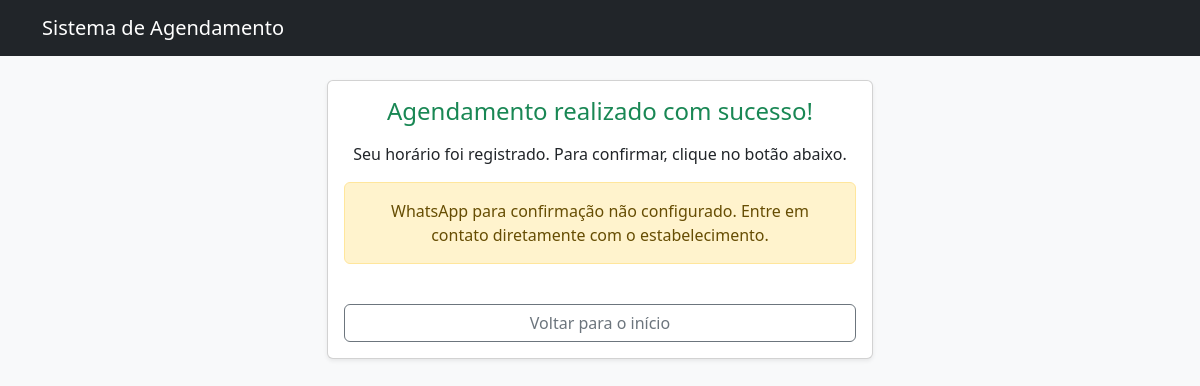
Page /sucesso/ (signed in) on the earlier database version.
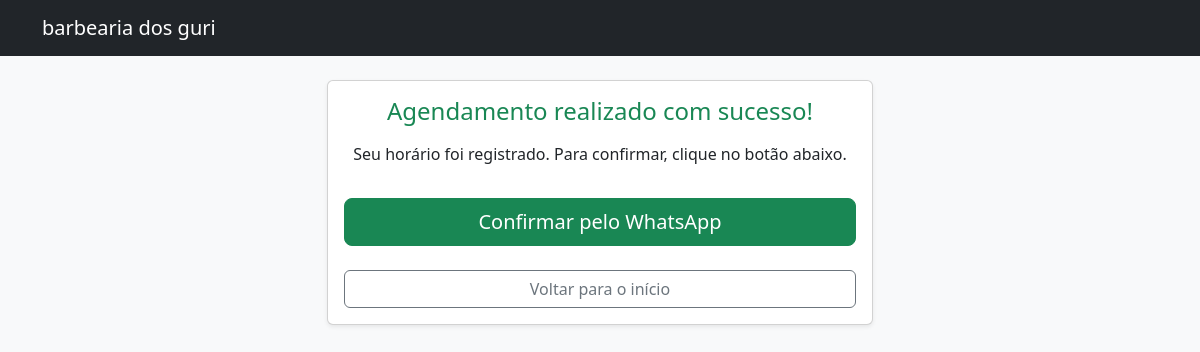
Same page on the later database version.
### scheduling/models.py (models this page shows, shortened)
class Configuracao(models.Model):
    nome_negocio = models.CharField(
        max_length=100,
        default="Sistema de Agendamento"
    )
    whatsapp = models.CharField(
        max_length=20,
        help_text="Formato: 55DDDNUMERO (ex: 5511999999999)"
    )
    mensagem_whatsapp = models.TextField(
        default=(
            "Olá {nome}, gostaria de confirmar meu agendamento:\n"
            "Serviço: {servico}\n"
            "Data: {data}\n"
            "Horário: {hora}"
        ),
        help_text=(
            "Use as variáveis: {nome}, {servico}, {data}, {hora}"
        )
    )

### scheduling/views.py (the view)
# urls.py: path('sucesso/', views.sucesso, name='sucesso'),
def sucesso(request):
    agendamento_id = request.session.get('agendamento_id')
    if not agendamento_id:
        return render(request, 'sucesso.html')
    agendamento = Agendamento.objects.get(id=agendamento_id)
    config = Configuracao.objects.first()
    whatsapp_link = None
    if config and config.whatsapp and config.mensagem_whatsapp:
        mensagem = config.mensagem_whatsapp.format(
            nome=agendamento.nome_cliente,
            servico=agendamento.servico.nome,
            data=agendamento.data.strftime('%d/%m/%Y'),
            hora=agendamento.hora.strftime('%H:%M'),
        )
        whatsapp_link = (
            f"https://wa.me/{config.whatsapp}"
            f"?text={quote(mensagem)}"
        )
    return render(request, 'sucesso.html', {
        'whatsapp_link': whatsapp_link
    })

### scheduling/context_processors.py (called while the page is built)
def configuracao(request):
    return {
        'config': Configuracao.objects.first()
    }

### templates/sucesso.html (shortened to what this page needs)
{% extends 'base.html' %}
{% block content %}
<div class="row justify-content-center">
    <div class="col-md-6">
        <div class="card shadow-sm text-center">
            <div class="card-body">
                <h4 class="text-success mb-3">
                    Agendamento realizado com sucesso!
                </h4>
                <p>
                    Seu horário foi registrado.
                    Para confirmar, clique no botão abaixo.
                </p>
                {% if whatsapp_link %}
                    <a href="{{ whatsapp_link }}"
                       target="_blank"
                       class="btn btn-success btn-lg mt-3 w-100">
                        Confirmar pelo WhatsApp
                    </a>
                {% else %}
                    <div class="alert alert-warning mt-3">
                        WhatsApp para confirmação não configurado.
                        Entre em contato diretamente com o estabelecimento.
                    </div>
                {% endif %}
                <a href="/"
                   class="btn btn-outline-secondary mt-4 w-100">
                    Voltar para o início
                </a>
            </div>
        </div>
    </div>
</div>
{% endblock %}

### templates/base.html (shortened to what this page needs)
<!DOCTYPE html>
<html lang="pt-br">
<head>
    <link
        href="https://cdn.jsdelivr.net/npm/bootstrap@5.3.2/dist/css/bootstrap.min.css"
        rel="stylesheet"
    >
</head>
<body class="bg-light">
<nav class="navbar navbar-dark bg-dark mb-4">
    <div class="container">
        <span class="navbar-brand">
            {{ config.nome_negocio|default:"Sistema de Agendamento" }}
        </span>
    </div>
</nav>
<div class="container mb-5">
    {% block content %}{% endblock %}
</div>
</body>
</html>

Differences in the rows shown:
added Configuracao: nome_negocio "barbearia dos guri"
Other differences:
{{ config.nome_negocio|default:"Sistema de Agendamento" }}: "Sistema de Agendamento" → (not shown)
text no longer shown: "WhatsApp para confirmação não configurado. Entre em contato diretamente com o estabelecimento."
text now shown: "Confirmar pelo WhatsApp"
